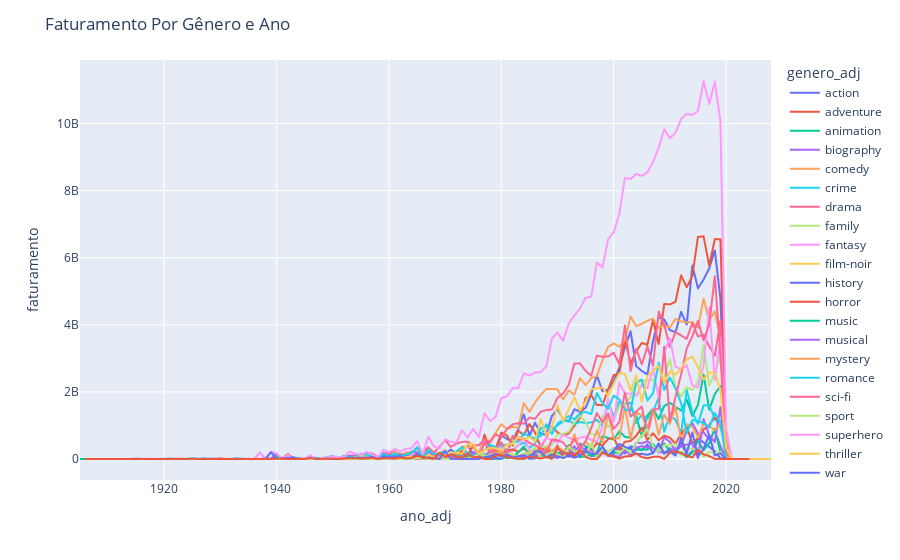

The cell this chart's notebook holds for it:
### Code cell
fig = px.line(df_fat_por_ano_genero, x = "ano_adj", y = "faturamento", color = "genero_adj")
fig.update_layout(title_text='Faturamento Por Gênero e Ano')
fig.show()
